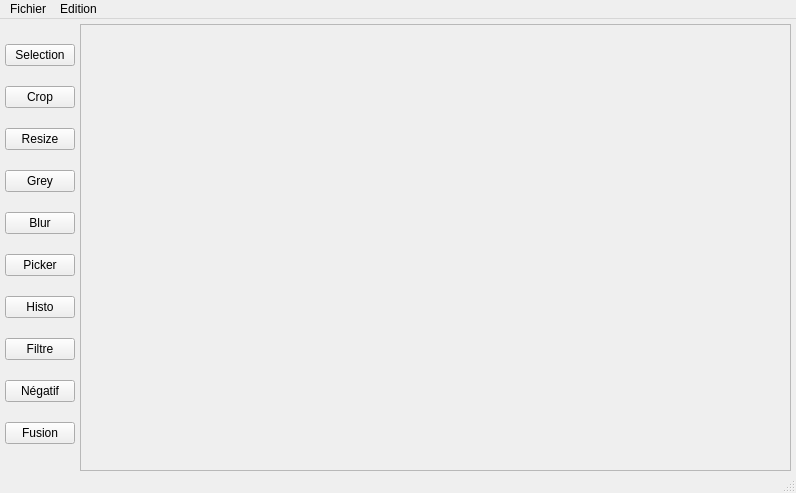
<?xml version="1.0" encoding="UTF-8"?>
<ui version="4.0">
 <class>MainWindow</class>
 <widget class="QMainWindow" name="MainWindow">
  <property name="geometry">
   <rect>
    <x>0</x>
    <y>0</y>
    <width>796</width>
    <height>493</height>
   </rect>
  </property>
  <property name="windowTitle">
   <string>MainWindow</string>
  </property>
  <property name="autoFillBackground">
   <bool>true</bool>
  </property>
  <widget class="QWidget" name="centralwidget">
   <property name="autoFillBackground">
    <bool>true</bool>
   </property>
   <layout class="QGridLayout" name="gridLayout">
    <property name="margin">
     <number>0</number>
    </property>
    <property name="spacing">
     <number>0</number>
    </property>
    <item row="0" column="0">
     <layout class="QHBoxLayout" name="horizontalLayout">
      <property name="spacing">
       <number>0</number>
      </property>
      <property name="topMargin">
       <number>5</number>
      </property>
      <property name="rightMargin">
       <number>5</number>
      </property>
      <item>
       <layout class="QVBoxLayout" name="verticalLayout_5">
        <property name="spacing">
         <number>0</number>
        </property>
        <property name="sizeConstraint">
         <enum>QLayout::SetFixedSize</enum>
        </property>
        <property name="leftMargin">
         <number>5</number>
        </property>
        <property name="rightMargin">
         <number>5</number>
        </property>
        <item>
         <widget class="QPushButton" name="selectButton">
          <property name="maximumSize">
           <size>
            <width>70</width>
            <height>16777215</height>
           </size>
          </property>
          <property name="text">
           <string>Selection</string>
          </property>
         </widget>
        </item>
        <item>
         <widget class="QPushButton" name="cropButton">
          <property name="enabled">
           <bool>true</bool>
          </property>
          <property name="maximumSize">
           <size>
            <width>70</width>
            <height>16777215</height>
           </size>
          </property>
          <property name="text">
           <string>Crop</string>
          </property>
         </widget>
        </item>
        <item>
         <widget class="QPushButton" name="resizeButton">
          <property name="maximumSize">
           <size>
            <width>70</width>
            <height>16777215</height>
           </size>
          </property>
          <property name="text">
           <string>Resize</string>
          </property>
         </widget>
        </item>
        <item>
         <widget class="QPushButton" name="greyButton">
          <property name="maximumSize">
           <size>
            <width>70</width>
            <height>16777215</height>
           </size>
          </property>
          <property name="text">
           <string>Grey</string>
          </property>
         </widget>
        </item>
        <item>
         <widget class="QPushButton" name="blurButton">
          <property name="maximumSize">
           <size>
            <width>70</width>
            <height>16777215</height>
           </size>
          </property>
          <property name="text">
           <string>Blur</string>
          </property>
         </widget>
        </item>
        <item>
         <widget class="QPushButton" name="pipetteButton">
          <property name="sizePolicy">
           <sizepolicy hsizetype="Minimum" vsizetype="Fixed">
            <horstretch>0</horstretch>
            <verstretch>0</verstretch>
           </sizepolicy>
          </property>
          <property name="maximumSize">
           <size>
            <width>70</width>
            <height>16777215</height>
           </size>
          </property>
          <property name="text">
           <string>Picker</string>
          </property>
         </widget>
        </item>
        <item>
         <widget class="QPushButton" name="histoButton">
          <property name="maximumSize">
           <size>
            <width>70</width>
            <height>16777215</height>
           </size>
          </property>
          <property name="text">
           <string>Histo</string>
          </property>
         </widget>
        </item>
        <item>
         <widget class="QPushButton" name="filtreButton">
          <property name="maximumSize">
           <size>
            <width>70</width>
            <height>16777215</height>
           </size>
          </property>
          <property name="text">
           <string>Filtre</string>
          </property>
         </widget>
        </item>
        <item>
         <widget class="QPushButton" name="negButton">
          <property name="minimumSize">
           <size>
            <width>70</width>
            <height>0</height>
           </size>
          </property>
          <property name="maximumSize">
           <size>
            <width>70</width>
            <height>16777215</height>
           </size>
          </property>
          <property name="text">
           <string>Négatif</string>
          </property>
         </widget>
        </item>
        <item>
         <widget class="QPushButton" name="fusionButton">
          <property name="maximumSize">
           <size>
            <width>70</width>
            <height>16777215</height>
           </size>
          </property>
          <property name="text">
           <string>Fusion</string>
          </property>
         </widget>
        </item>
       </layout>
      </item>
      <item>
       <widget class="QScrollArea" name="scrollArea">
        <property name="sizePolicy">
         <sizepolicy hsizetype="Expanding" vsizetype="Expanding">
          <horstretch>0</horstretch>
          <verstretch>0</verstretch>
         </sizepolicy>
        </property>
        <property name="autoFillBackground">
         <bool>true</bool>
        </property>
        <property name="lineWidth">
         <number>0</number>
        </property>
        <property name="verticalScrollBarPolicy">
         <enum>Qt::ScrollBarAsNeeded</enum>
        </property>
        <property name="horizontalScrollBarPolicy">
         <enum>Qt::ScrollBarAsNeeded</enum>
        </property>
        <property name="widgetResizable">
         <bool>true</bool>
        </property>
        <widget class="QWidget" name="scrollAreaWidgetContents">
         <property name="geometry">
          <rect>
           <x>0</x>
           <y>0</y>
           <width>708</width>
           <height>434</height>
          </rect>
         </property>
         <property name="sizePolicy">
          <sizepolicy hsizetype="Expanding" vsizetype="Expanding">
           <horstretch>0</horstretch>
           <verstretch>0</verstretch>
          </sizepolicy>
         </property>
         <property name="minimumSize">
          <size>
           <width>0</width>
           <height>0</height>
          </size>
         </property>
         <layout class="QHBoxLayout" name="horizontalLayout_2">
          <property name="spacing">
           <number>0</number>
          </property>
          <property name="margin">
           <number>0</number>
          </property>
          <item>
           <widget class="QLabel" name="resultLabel">
            <property name="sizePolicy">
             <sizepolicy hsizetype="Expanding" vsizetype="Expanding">
              <horstretch>0</horstretch>
              <verstretch>0</verstretch>
             </sizepolicy>
            </property>
            <property name="minimumSize">
             <size>
              <width>200</width>
              <height>200</height>
             </size>
            </property>
            <property name="autoFillBackground">
             <bool>true</bool>
            </property>
            <property name="lineWidth">
             <number>0</number>
            </property>
            <property name="text">
             <string/>
            </property>
            <property name="scaledContents">
             <bool>false</bool>
            </property>
            <property name="indent">
             <number>-1</number>
            </property>
            <property name="buddy">
             <cstring>resultLabel</cstring>
            </property>
           </widget>
          </item>
         </layout>
        </widget>
       </widget>
      </item>
     </layout>
    </item>
   </layout>
  </widget>
  <widget class="QMenuBar" name="menubar">
   <property name="geometry">
    <rect>
     <x>0</x>
     <y>0</y>
     <width>796</width>
     <height>26</height>
    </rect>
   </property>
   <widget class="QMenu" name="menuFichier">
    <property name="title">
     <string>Fichier</string>
    </property>
    <addaction name="actionCharger"/>
    <addaction name="actionEnregistrer"/>
    <addaction name="separator"/>
    <addaction name="actionQuitter"/>
   </widget>
   <widget class="QMenu" name="menuEdition">
    <property name="title">
     <string>Edition</string>
    </property>
    <addaction name="actionAnnuler"/>
    <addaction name="actionRefaire"/>
   </widget>
   <addaction name="menuFichier"/>
   <addaction name="menuEdition"/>
  </widget>
  <widget class="QStatusBar" name="statusbar"/>
  <action name="actionEnregistrer">
   <property name="text">
    <string>Enregistrer</string>
   </property>
   <property name="shortcut">
    <string>Ctrl+S</string>
   </property>
  </action>
  <action name="actionCharger">
   <property name="text">
    <string>Ouvrir</string>
   </property>
   <property name="shortcut">
    <string>Ctrl+O</string>
   </property>
  </action>
  <action name="actionQuitter">
   <property name="text">
    <string>Quitter</string>
   </property>
   <property name="shortcut">
    <string>Ctrl+Q</string>
   </property>
  </action>
  <action name="actionAnnuler">
   <property name="text">
    <string>Annuler</string>
   </property>
   <property name="shortcut">
    <string>Ctrl+Z</string>
   </property>
  </action>
  <action name="actionRefaire">
   <property name="text">
    <string>Refaire</string>
   </property>
   <property name="shortcut">
    <string>Ctrl+Y</string>
   </property>
  </action>
 </widget>
 <resources/>
 <connections/>
</ui>
